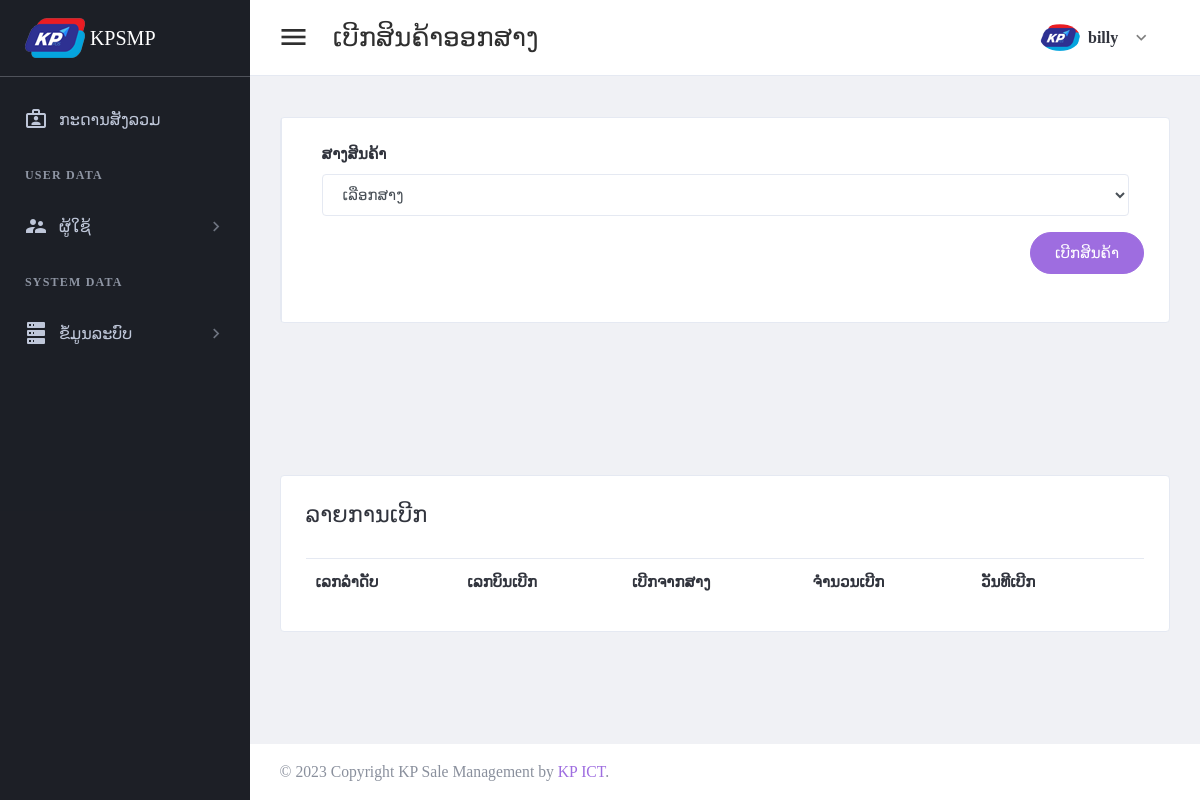
Page /page/select-warehouse-stock-out.php?apo_id=14 (signed in) on the earlier database version.
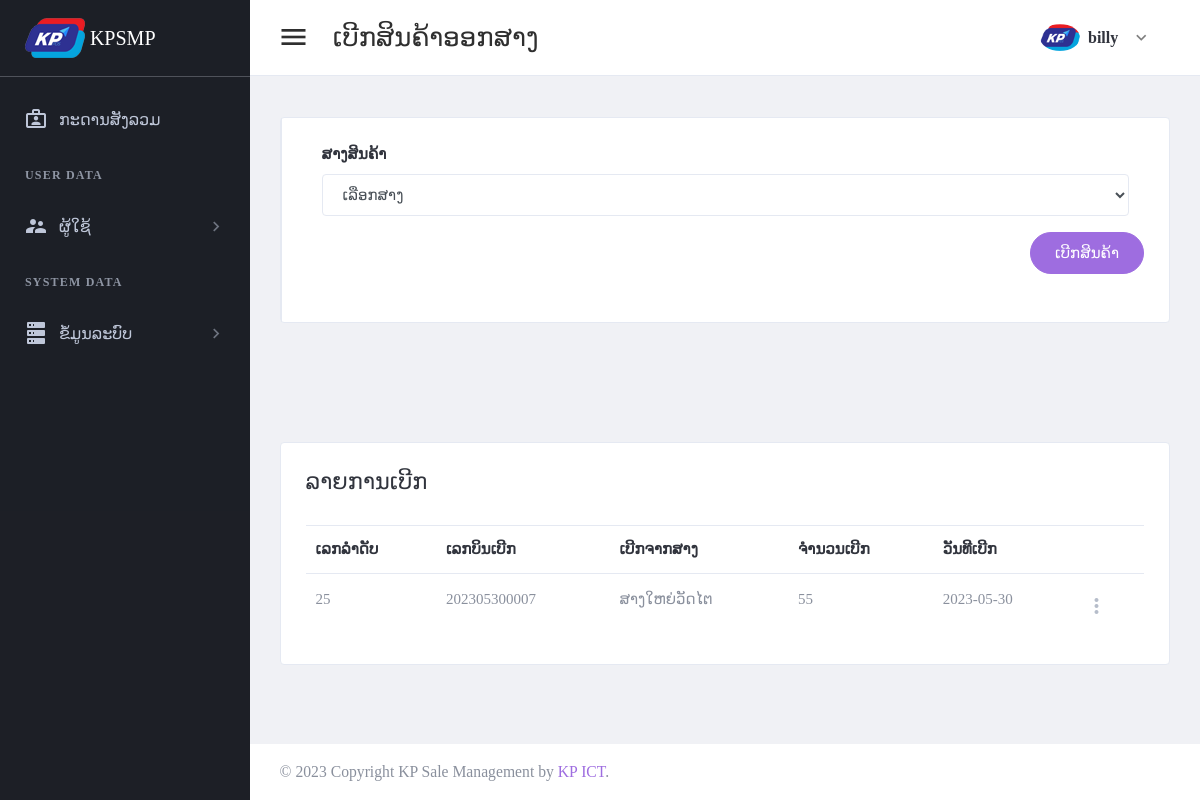
Same page on the later database version.
### tables this page shows
CREATE TABLE `tbl_header_title` (
  `ht_id` int(11) NOT NULL,
  `ht_name` varchar(300) DEFAULT NULL
);

CREATE TABLE `tbl_sub_title` (
  `st_id` int(11) NOT NULL,
  `st_name` varchar(300) DEFAULT NULL,
  `icon_code` varchar(100) DEFAULT NULL,
  `ht_id` int(11) DEFAULT NULL
);

CREATE TABLE `tbl_stock_out_warehouse` (
  `sow_id` int(11) NOT NULL,
  `sow_bill_number` varchar(30) DEFAULT NULL,
  `bill_type` int(11) DEFAULT NULL,
  `apo_id` int(11) DEFAULT NULL,
  `br_id` int(11) DEFAULT NULL,
  `wh_id` int(11) DEFAULT NULL,
  `add_by` int(11) DEFAULT NULL,
  `date_register` date DEFAULT NULL
);

CREATE TABLE `tbl_warehouse` (
  `wh_id` int(11) NOT NULL,
  `wh_name` varchar(150) DEFAULT NULL,
  `wh_status` int(11) DEFAULT NULL,
  `wh_type` int(11) DEFAULT NULL,
  `br_id` int(11) DEFAULT NULL,
  `add_by` int(11) DEFAULT NULL,
  `date_register` date DEFAULT NULL
);

### setting/checksession.php (called while the page is built, shortened)
<?php
	if($_SESSION['id_users'] == "" )
	{
	header("location:logout.php");
	}
	  else{
		$role_id = $_SESSION["role_id"];
	}
?>

### page/select-warehouse-stock-out.php (the view, shortened to what the changed rows need)
<?php
include("../setting/checksession.php");
include("../setting/conn.php");
$header_click = "2";
$apo_id = $_GET['apo_id'];
?>
<!DOCTYPE html>
<html lang="en" dir="ltr">
<head>
    <?php
    include("../setting/callcss.php");
    ?>
</head>
<body class="navbar-fixed sidebar-fixed" id="body">
    <div class="wrapper">
        <?php include "menu.php"; ?>
        <div class="page-wrapper">
            <div class="content-wrapper">
                <div class="content">
                    <div class="email-wrapper rounded border bg-white">
                        <div class="  no-gutters justify-content-center">
                            <div class="    ">
                                <div class="  p-4 p-xl-5">
                                    <form method="post" id="additemorderfrm">
                                        <table id="productsTable2" class="table table-hover table-product" style="width:100%">
                                            <thead>
                                                <tr>
                                                    <th>ເລກລຳດັບ</th>
                                                    <th>ເລກບິນເບີກ</th>
                                                    <th>ເບີກຈາກສາງ</th>
                                                    <th>ຈຳນວນເບີກ</th>
                                                    <th>ວັນທີເບີກ</th>
                                                    <th></th>
                                                </tr>
                                            </thead>
                                            <tbody>
                                                <?php
                                                $stmt4 = $conn->prepare("
                                                select sow_id,sow_bill_number,wh_name,a.date_register
                                                from tbl_stock_out_warehouse a
                                                left join tbl_warehouse b on a.wh_id = b.wh_id
                                                where  apo_id = '$apo_id'
                                                order by sow_id desc
                                           ");
                                                $stmt4->execute();
                                                if ($stmt4->rowCount() > 0) {
                                                    while ($row4 = $stmt4->fetch(PDO::FETCH_ASSOC)) {
                                                        $sow_id =  $row4['sow_id'];
                                                        $rowio = $conn->query("select sum(item_values) as item_values
                                                        from tbl_stock_out_warehouse_detail
                                                        where sow_id ='$sow_id'
                                                        group by sow_id
                                                        ")->fetch(PDO::FETCH_ASSOC);
                                                ?>
                                                        <tr>
                                                            <td><?php echo $row4['sow_id']; ?></td>
                                                            <td><?php echo $row4['sow_bill_number']; ?></td>
                                                            <td><?php echo $row4['wh_name']; ?></td>
                                                            <td><?php echo $rowio['item_values']; ?></td>
                                                            <td><?php echo $row4['date_register']; ?></td>
                                                            <td>
                                                                <div class="dropdown">
                                                                    <a class="dropdown-toggle icon-burger-mini" href="#" role="button" id="dropdownMenuLink" data-toggle="dropdown" aria-haspopup="true" aria-expanded="false" data-display="static">
                                                                    </a>
                                                                </div>
                                                            </td>
                                                        </tr>
                                                <?php
                                                    }
                                                }
                                                ?>
                                            </tbody>
                                        </table>
                                    </form>
                                </div>
                            </div>
                        </div>
                    </div>
                </div>
            </div>
        </div>
    </div>
</body>
</html>

### page/menu.php (shortened to what the changed rows need)
<aside class="left-sidebar sidebar-dark" id="left-sidebar">
  <div id="sidebar" class="sidebar sidebar-with-footer">
    <div class="sidebar-left" data-simplebar style="height: 100%;">
      <ul class="nav sidebar-inner" id="sidebar-menu">
        <li class="<?php if ($header_click == 0) {
                      echo "active";
                    } ?>">
          <a class="sidenav-item-link" href="index.php">
          </a>
        </li>
        <?php
        $stmt = $conn->prepare(" SELECT distinct a.ht_id,ht_name
        FROM tbl_header_title a
        left join tbl_role_page b on a.ht_id = b.ht_id
        where role_id ='$role_id'
        order by  a.ht_id asc ");
        $stmt->execute();
        if ($stmt->rowCount() > 0) {
          while ($row = $stmt->fetch(PDO::FETCH_ASSOC)) {
            $ht_id = $row['ht_id'];
            $ht_name = $row['ht_name'];
        ?>
            <li class="section-title"> <?php echo "$ht_name"; ?></li>
            <?php
            $stmt1 = $conn->prepare("SELECT distinct a.st_id,st_name,role_id,icon_code
            FROM tbl_sub_title a
            left join tbl_role_page b on a.st_id = b.st_id
            where a.ht_id = '$ht_id' and role_id ='$role_id'
            order by a.st_id asc ");
            $stmt1->execute();
            if ($stmt1->rowCount() > 0) {
              while ($row1 = $stmt1->fetch(PDO::FETCH_ASSOC)) {
                $st_name = $row1['st_name'];
                $st_id = $row1['st_id'];
                $icon_code = $row1['icon_code'];
            ?>
                <li class='has-sub <?php if ($header_click == "$st_id") {
                                      echo "active expand";
                                    } ?>'>
                  <a class="sidenav-item-link" href="javascript:void(0)" data-toggle="collapse" data-target='#<?php echo "$st_name"; ?>' aria-expanded="false" aria-controls="<?php echo "$st_name"; ?>">
                    <i class="mdi <?php echo "$icon_code"; ?>"></i>
                    <span class="nav-text"> <?php echo "$st_name"; ?> </span> <b class="caret"></b>
                  </a>
              <?php
              }
            }
              ?>
                </li>
            <?php
          }
        }
            ?>
      </ul>
    </div>
  </div>
</aside>

Differences in the rows shown:
added tbl_stock_out_warehouse: sow_id "25", sow_bill_number "202305300007", wh.wh_name "ສາງໃຫຍ່ວັດໄຕ", item_values "55", date_register "2023-05-30"
